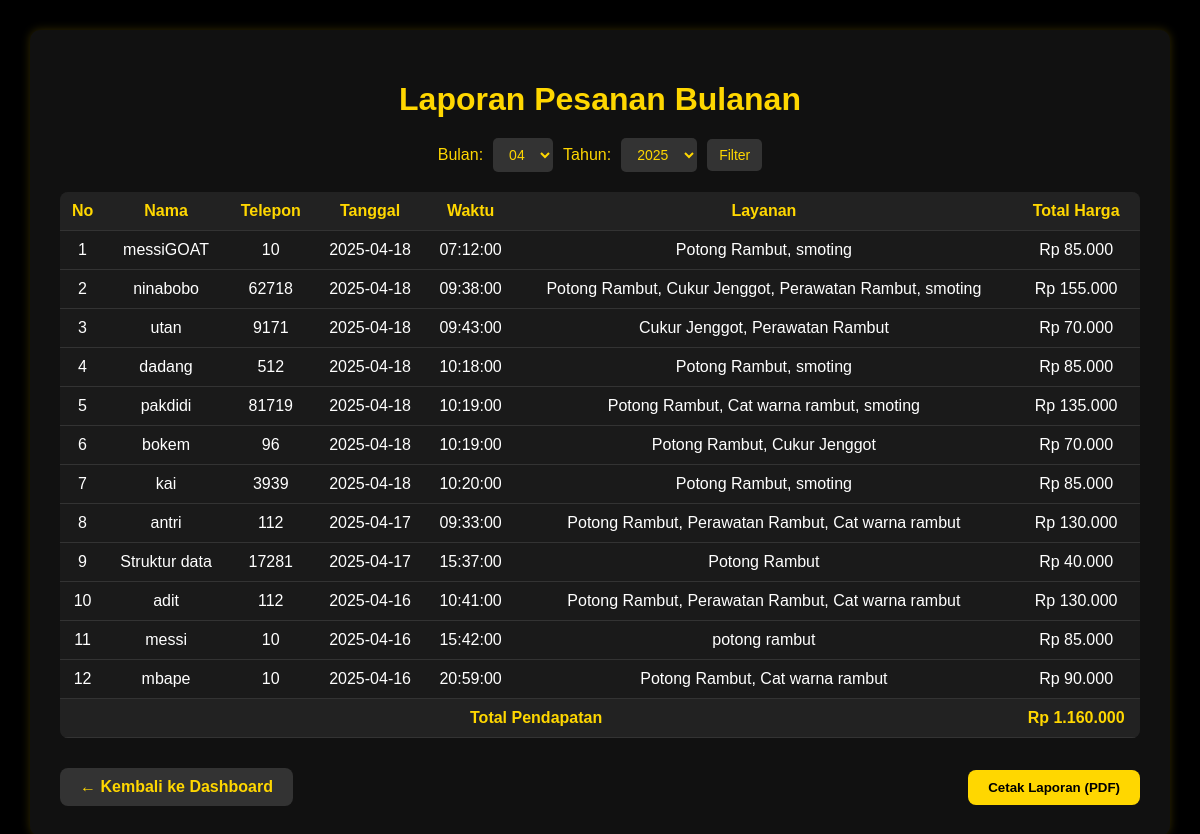
Screenshot of /barbershop/laporan.php with the database file from the repository.
### tables this page shows
CREATE TABLE `laporan_pesanan` (
  `id` int(11) NOT NULL,
  `nama` varchar(255) NOT NULL,
  `phone` varchar(20) NOT NULL,
  `tanggal` date NOT NULL,
  `waktu` time NOT NULL,
  `layanan_terpilih` text NOT NULL,
  `total_harga` decimal(10,2) NOT NULL,
  `created_at` datetime DEFAULT current_timestamp(),
  `bulan` int(11) NOT NULL,
  `tahun` int(11) NOT NULL
);

### barbershop/laporan.php (the view, shortened to what this page needs)
<?php
include 'koneksi.php';
$filter_bulan = $_GET['bulan'] ?? date('m');
$filter_tahun = $_GET['tahun'] ?? date('Y');
$query = "SELECT * FROM laporan_pesanan
          WHERE MONTH(tanggal) = '$filter_bulan'
          AND YEAR(tanggal) = '$filter_tahun'
          ORDER BY tanggal DESC";
$result = mysqli_query($conn, $query);
?>
<!DOCTYPE html>
<html lang="id">
<head>
    <link rel="stylesheet" href="css/laporan.css">
</head>
<body>
<div class="container">
    <h1>Laporan Pesanan Bulanan</h1>
    <form method="GET" class="filter-form">
        <label for="bulan">Bulan:</label>
        <select name="bulan" id="bulan">
            <?php
            for ($i = 1; $i <= 12; $i++) {
                $bulan_val = str_pad($i, 2, '0', STR_PAD_LEFT);
                $selected = ($filter_bulan == $bulan_val) ? 'selected' : '';
                echo "<option value='$bulan_val' $selected>$bulan_val</option>";
            }
            ?>
        </select>
        <label for="tahun">Tahun:</label>
        <select name="tahun" id="tahun">
            <?php
            $tahun_sekarang = date('Y');
            for ($y = $tahun_sekarang; $y >= $tahun_sekarang - 5; $y--) {
                $selected = ($filter_tahun == $y) ? 'selected' : '';
                echo "<option value='$y' $selected>$y</option>";
            }
            ?>
        </select>
        <button type="submit">Filter</button>
    </form>
    <table id="laporanTable">
        <thead>
            <tr>
                <th>No</th>
                <th>Nama</th>
                <th>Telepon</th>
                <th>Tanggal</th>
                <th>Waktu</th>
                <th>Layanan</th>
                <th>Total Harga</th>
            </tr>
        </thead>
        <tbody>
            <?php
            $no = 1;
            $total_semua = 0;
            while ($row = mysqli_fetch_assoc($result)) {
                echo "<tr>
                        <td>{$no}</td>
                        <td>{$row['nama']}</td>
                        <td>{$row['phone']}</td>
                        <td>{$row['tanggal']}</td>
                        <td>{$row['waktu']}</td>
                        <td>{$row['layanan_terpilih']}</td>
                        <td>Rp " . number_format($row['total_harga'], 0, ',', '.') . "</td>
                    </tr>";
                $total_semua += $row['total_harga'];
                $no++;
            }
            ?>
        </tbody>
        <tfoot>
            <tr>
                <td colspan="6"><strong>Total Pendapatan</strong></td>
                <td><strong>Rp <?= number_format($total_semua, 0, ',', '.'); ?></strong></td>
            </tr>
        </tfoot>
    </table>
    <div class="btn-wrapper">
        <a href="dashboard.php" class="btn-kembali">← Kembali ke Dashboard</a>
        <button onclick="cetakPDF()" class="btn-cetak">Cetak Laporan (PDF)</button>
    </div>
</div>
</body>
</html>

### barbershop/css/laporan.css (style rules this page uses)
body { font-family: 'Poppins', sans-serif; background-color: #000; color: #ffd700; margin: 0; padding: 30px; }
.container { background-color: #111; padding: 30px; border-radius: 10px; max-width: 1100px; margin: 0 auto; box-shadow: 0 0 10px rgba(255, 215, 0, 0.2); }
h1 { text-align: center; margin-bottom: 20px; }
.filter-form { display: flex; gap: 10px; align-items: center; justify-content: center; margin-bottom: 20px; flex-wrap: wrap; }
.filter-form select, .filter-form button { padding: 8px 12px; font-size: 14px; border-radius: 5px; border: none; background-color: #333; color: #ffd700; transition: background-color 0.3s ease; }
table { width: 100%; border-collapse: collapse; background-color: #1a1a1a; color: white; border-radius: 8px; overflow: hidden; }
th, td { padding: 10px; text-align: center; border-bottom: 1px solid #333; }
th { background-color: #222; color: #ffd700; }
tfoot td { background-color: #222; color: #ffd700; font-weight: bold; }
.btn-wrapper { display: flex; justify-content: space-between; align-items: center; margin-top: 30px; flex-wrap: wrap; gap: 10px; }
.btn-kembali { background-color: #333; color: #ffd700; padding: 10px 20px; border-radius: 8px; text-decoration: none; font-weight: bold; transition: background-color 0.3s ease; }
.btn-cetak { background-color: #ffd700; color: #000; padding: 10px 20px; border: none; border-radius: 8px; cursor: pointer; font-weight: bold; transition: background-color 0.3s ease; }

### rows the page displays
laporan_pesanan: nama "messiGOAT", phone "10", tanggal "2025-04-18", waktu "07:12:00", layanan_terpilih "Potong Rambut, smoting", total_harga "85.000"
laporan_pesanan: nama "ninabobo", phone "62718", tanggal "2025-04-18", waktu "09:38:00", layanan_terpilih "Potong Rambut, Cukur Jenggot, Perawatan Rambut, smoting", total_harga "155.000"
laporan_pesanan: nama "utan", phone "9171", tanggal "2025-04-18", waktu "09:43:00", layanan_terpilih "Cukur Jenggot, Perawatan Rambut", total_harga "70.000"
laporan_pesanan: nama "dadang", phone "512", tanggal "2025-04-18", waktu "10:18:00", layanan_terpilih "Potong Rambut, smoting", total_harga "85.000"
laporan_pesanan: nama "pakdidi", phone "81719", tanggal "2025-04-18", waktu "10:19:00", layanan_terpilih "Potong Rambut, Cat warna rambut, smoting", total_harga "135.000"
laporan_pesanan: nama "bokem", phone "96", tanggal "2025-04-18", waktu "10:19:00", layanan_terpilih "Potong Rambut, Cukur Jenggot", total_harga "70.000"
laporan_pesanan: nama "kai", phone "3939", tanggal "2025-04-18", waktu "10:20:00", layanan_terpilih "Potong Rambut, smoting", total_harga "85.000"
laporan_pesanan: nama "antri", phone "112", tanggal "2025-04-17", waktu "09:33:00", layanan_terpilih "Potong Rambut, Perawatan Rambut, Cat warna rambut", total_harga "130.000"
laporan_pesanan: nama "Struktur data", phone "17281", tanggal "2025-04-17", waktu "15:37:00", layanan_terpilih "Potong Rambut", total_harga "40.000"
laporan_pesanan: nama "adit", phone "112", tanggal "2025-04-16", waktu "10:41:00", layanan_terpilih "Potong Rambut, Perawatan Rambut, Cat warna rambut", total_harga "130.000"
laporan_pesanan: nama "messi", phone "10", tanggal "2025-04-16", waktu "15:42:00", layanan_terpilih "potong rambut", total_harga "85.000"
laporan_pesanan: nama "mbape", phone "10", tanggal "2025-04-16", waktu "20:59:00", layanan_terpilih "Potong Rambut, Cat warna rambut", total_harga "90.000"

### other values shown
$total_semua "1.160.000"
form field bulan "04"
form field tahun "2025"
